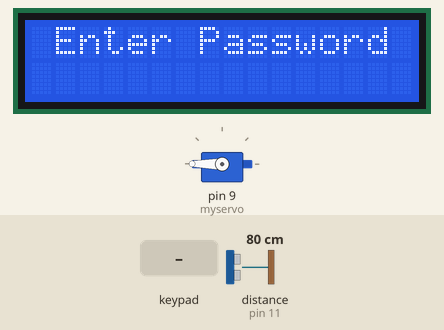
The sketch below on a simulated Arduino Uno, built with avr-gcc and run on an emulated ATmega328P. On the bench: servo, 16×2 character LCD. Wiring (inferred from the names in the program): ultrasonic range finder: trigger pin 10; echo pin 11. The inputs (shaded band) are chosen by the test bench; at power-on: distance to the obstacle (sensor on pin 11) 80 cm. The echo pulse lasts 58.3 µs per cm.

Above: at 4.8 s.
4.9 s: keypad keys 1 2 3 # pressed 0.4 s apart
At 7.2 s:
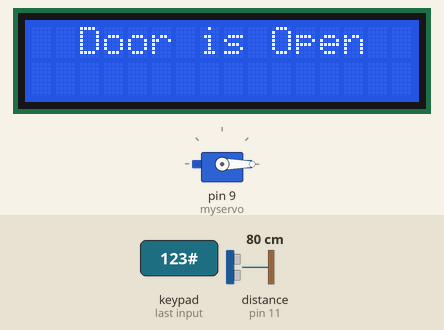
9.5 s: key 'A' pressed
At 11.1 s:
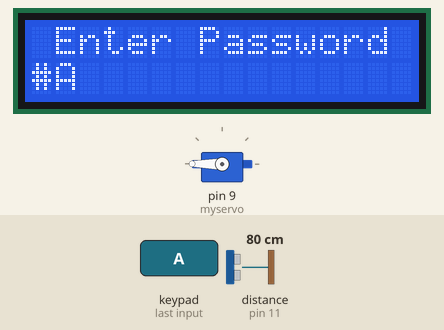
11.5 s: keypad keys 0 1 2 3 pressed 0.4 s apart
At 12.0 s:
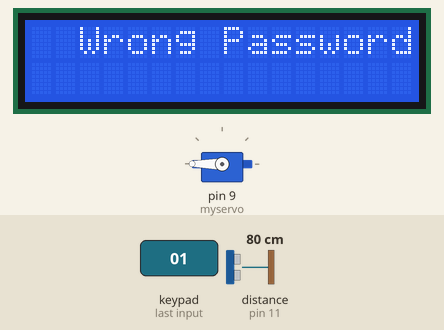
14.6 s: key 'B' pressed
At 17.35 s:
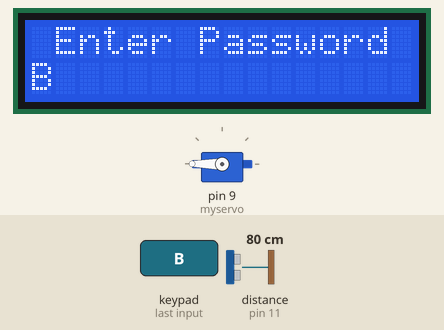
17.6 s: key 'C' pressed
At 18.4 s:
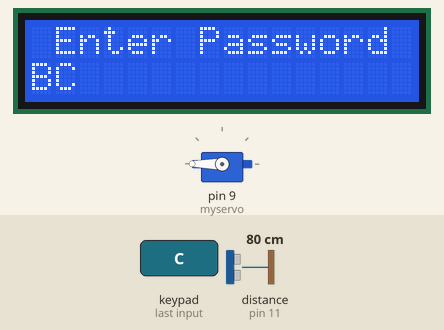
19.1 s: keypad keys 4 5 6 7 # pressed 0.4 s apart
At 22.9 s:
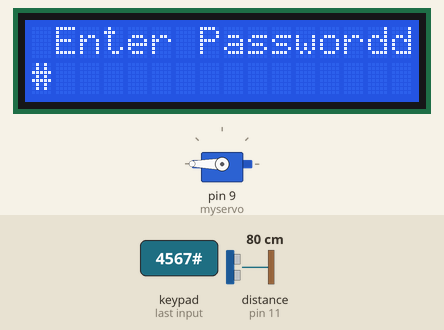
Timing chart, 0 to 24.0 s (numbered marks = the images above; inputs shaded):
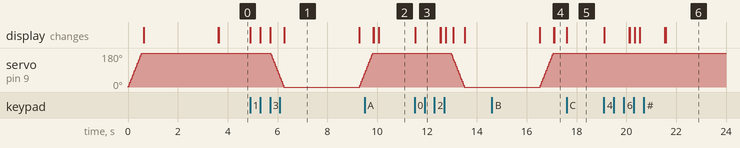

Measured:
- after the input at 4.9 s, the display: first changes at once (image 1 shows a later state)
- after the input at 9.5 s, the display: first differs from a run without the input after 0.56 s (image 2)
- after the input at 11.5 s, servo on pin 9 (myservo): moves from 180° to 0° over 0.51 s, starting after 1.5 s; the display: changes at once (image 3)
- after the input at 14.6 s, the display: first differs from a run without the input after 2.5 s (image 4)
- after the input at 17.6 s, the display: changes at once (image 5)
- after the input at 19.1 s, the display: first changes at once (image 6 shows a later state)
- what the display in image 1 shows lasts 3.0 s, from 6.3 s to 9.3 s

The sketch:

Door_lock_project.ino
```cpp
#include <Keypad.h>
#include <LiquidCrystal.h>
#include <Servo.h>

Servo myservo;

LiquidCrystal lcd(A0, A1, A2, A3, A4, A5);

#define Password_Lenght 4 // Give enough room for six chars + NULL char

int pos = 0;    // variable to store the servo position

char Data[Password_Lenght]; // the number of chars it can hold + the null char
char Master[Password_Lenght] = "123";
byte data_count = 0, master_count = 0;
bool Pass_is_good;
char customKey;


const byte ROWS = 4;
const byte COLS = 4;
char keys[ROWS][COLS] = {
  {'1', '2', '3','A'},
  {'4', '5', '6','B'},
  {'7', '8', '9','C'},
  {'*', '0', '#','D'}
};
bool door = true;

byte rowPins[ROWS] = {0, 1, 2, 3}; //connect to the row pinouts of the keypad
byte colPins[COLS] = {4, 5, 6, 7}; //connect to the column pinouts of the keypad

Keypad customKeypad( makeKeymap(keys), rowPins, colPins, ROWS, COLS); //initialize an instance of class NewKeypad

const int trigPin = 10;
const int echoPin = 11;
long duration;
int distance;

void setup()
{
  pinMode(trigPin, OUTPUT); // Sets the trigPin as an Output
  pinMode(echoPin, INPUT); // Sets the echoPin as an Input
  pinMode(12,OUTPUT);
  Serial.begin(9600);
  myservo.attach(9);
  ServoClose();
  lcd.begin(16, 2);
  lcd.print(" Arduino Door");
  lcd.setCursor(0, 1);
  lcd.print("--Look project--");
  delay(3000);
  lcd.clear();

}

void loop()
{
  sonarFunction();
  if (door == 0)
  {
    customKey = customKeypad.getKey();

    if (customKey == '#')

    {
      lcd.clear();
      ServoClose();
      lcd.print("  Door is close");
      delay(3000);
      door = 1;
      clearData();
    }

  }

  else Open();
}

void sonarFunction(){
  // Clears the trigPin
  digitalWrite(trigPin, LOW);
  delayMicroseconds(2);
  // Sets the trigPin on HIGH state for 10 micro seconds
  digitalWrite(trigPin, HIGH);
  delayMicroseconds(10);
  digitalWrite(trigPin, LOW);
  // Reads the echoPin, returns the sound wave travel time in microseconds
  duration = pulseIn(echoPin, HIGH);
  // Calculating the distance
  distance= duration*0.034/2;
  if(distance<=15 ){
    if(door == 1)
    tone(12,8);
  }
  else{
    if (door == 0){
      noTone(12);
      delay(3000);
      lcd.clear();
      lcd.print("  Door is close");
      ServoClose();
      door = 1;
      clearData();
    }
    noTone(12);
  }
  return;
}

void clearData()
{
  while (data_count != 0)
  { // This can be used for any array size,
    Data[data_count--] = 0; //clear array for new data
  }
  data_count=0;
  return;
}

void ServoOpen()
{
  for (pos = 180; pos >= 0; pos -= 5) { // goes from 0 degrees to 180 degrees
    // in steps of 1 degree
    myservo.write(pos);              // tell servo to go to position in variable 'pos'
    delay(15);                       // waits 15ms for the servo to reach the position
  }
  noTone(12);
}

void ServoClose()
{
  for (pos = 0; pos <= 180; pos += 5) { // goes from 180 degrees to 0 degrees
    myservo.write(pos);              // tell servo to go to position in variable 'pos'
    delay(15);                       // waits 15ms for the servo to reach the position
  }
}

void Open()
{
  lcd.setCursor(0, 0);
  lcd.print(" Enter Password");
  customKey = customKeypad.getKey();
  if (customKey) // makes sure a key is actually pressed, equal to (customKey != NO_KEY)
  {
    Data[data_count] = customKey; // store char into data array
    lcd.setCursor(data_count, 1); // move cursor to show each new char
    lcd.print(Data[data_count]); // print char at said cursor
    data_count++; // increment data array by 1 to store new char, also keep track of the number of chars entered
  }

  if (data_count == Password_Lenght - 1) // if the array index is equal to the number of expected chars, compare data to master
  {
    if (!strcmp(Data, Master)) // equal to (strcmp(Data, Master) == 0)
    {
      lcd.clear();
      ServoOpen();
      lcd.print("  Door is Open");
      door = 0;
    }
    else
    {
      lcd.clear();
      lcd.print("  Wrong Password");
      delay(1000);
      door = 1;
    }
    clearData();
  }
}
```
